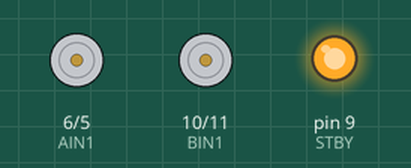
A sketch run on a simulated Arduino Uno, built with avr-gcc and run on an emulated ATmega328P. Shown: motor-driver pin pairs drawn as motors (green arrow = first pin HIGH = forward, orange = second pin HIGH = backward, longer = more drive, stopped while the standby pin is LOW), output pins drawn as LEDs (lit = HIGH).

Above: at 0.1 s.
At 4.1 s:
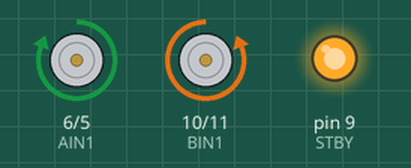
At 15.8 s:
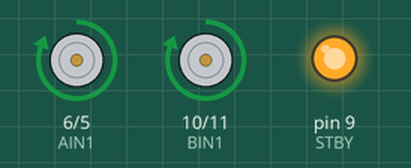
At 17.0 s:
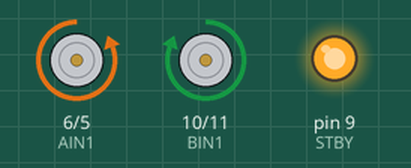
Timing chart, 0 to 22.5 s (numbered marks = the images above):
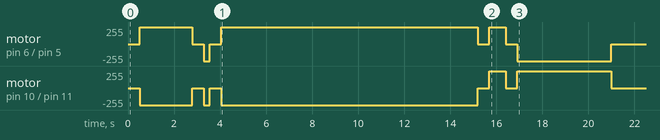

Measured:
- by itself, motor on pin 6 (AIN1) / pin 5 (AIN2): stopped → forward 255/255 at 0.50 s, → stopped 2.3 s later, → backward 255/255 0.50 s later, → stopped 0.25 s later, … (10 changes in this stretch)
- by itself, motor on pin 10 (BIN1) / pin 11 (BIN2): stopped → backward 255/255 at 0.50 s, → stopped 2.3 s later, → backward 255/255 0.50 s later, → stopped 0.25 s later, … (10 changes in this stretch)

The sketch:

FixedPath.ino
```cpp
int STBY = 9;
int AIN1 = 6;
int AIN2 = 5;
int BIN1 = 10;
int BIN2 = 11;
int resetTime = 500;

long timeStart = millis();
String action = "";

long getTime() {
  return millis() - timeStart;
}

void reset(bool timeReset = false) {
  action = "";
  digitalWrite(AIN1, LOW);
  digitalWrite(AIN2, LOW);
  digitalWrite(BIN1, LOW);
  digitalWrite(BIN2, LOW);
  digitalWrite(STBY, HIGH);
  if (timeReset) timeStart = millis();
}

void forward() {
  reset();
  delay(resetTime);
  action = "forward";
  digitalWrite(AIN1, HIGH);
  digitalWrite(AIN2, LOW);
  digitalWrite(BIN1, LOW);
  digitalWrite(BIN2, HIGH);
}

void backward() {
  reset();
  delay(resetTime);
  action = "backward";
  //Serial.println(action);
  digitalWrite(AIN1, LOW);
  digitalWrite(AIN2, HIGH);
  digitalWrite(BIN1, HIGH);
  digitalWrite(BIN2, LOW);
}

void left() {
  reset();
  delay(resetTime);
  action = "left";
  digitalWrite(AIN1, HIGH);
  digitalWrite(AIN2, LOW);
  digitalWrite(BIN1, HIGH);
  digitalWrite(BIN2, LOW);
}

void right() {
  reset();
  delay(resetTime);
  action = "right";
  digitalWrite(AIN1, LOW);
  digitalWrite(AIN2, HIGH);
  digitalWrite(BIN1, LOW);
  digitalWrite(BIN2, HIGH);
}

void control(String direction, long start, long end) {
  long time = getTime();
  bool change = time >= start && time < end && action != direction;
  if (change) {
    if (direction == "forward") forward();
    else if (direction == "backward") backward();
    else if (direction == "left") left();
    else if (direction == "right") right();
    else if (direction == "") reset();
    else if (direction == "reset") reset(true);
  }
}

void setup() {
  pinMode(AIN1, OUTPUT);
  pinMode(AIN2, OUTPUT);
  pinMode(BIN1, OUTPUT);
  pinMode(BIN2, OUTPUT);
  pinMode(STBY, OUTPUT);
  Serial.begin(9600);
  reset(true);

}

void loop() {
  control("forward", 0, 2800);
  control("right", 2800, 3550);
  control("forward", 3550, 15200);
  control("left", 15200, 16400);
  control("backward", 16400, 21000);
  control("", 21000, 25000);
}
```
